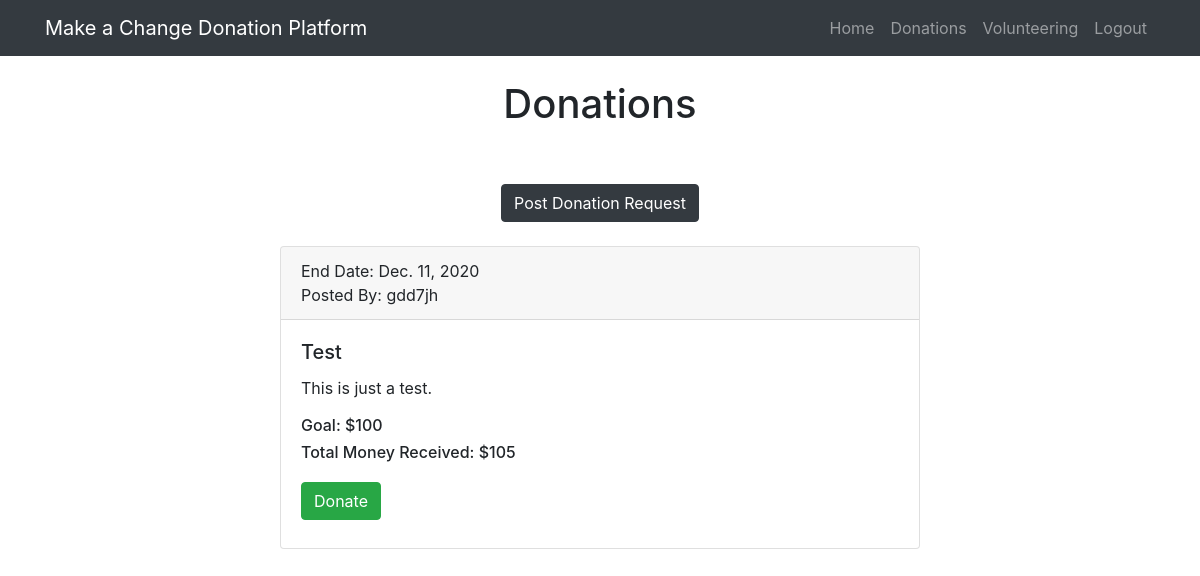
/donationlist/ (signed in), run on the app's committed database.
### donations/models.py (models this page shows, shortened)
class Donation(models.Model):
    name = models.CharField(max_length=50, default = "")
    description = models.CharField(max_length=500, default = "")
    goal = models.IntegerField(default = 0)
    total = models.IntegerField(default = 0)
    end_date = models.DateField(default = datetime.date.today)
    creator = models.CharField(max_length=50, default = "")

### donations/views.py (the view)
# urls.py: path('donationlist/', views.DonationsListView.as_view(), name="donation_list"),
class DonationsListView(generic.ListView):
    template_name = 'donations/donation_list.html'
    context_object_name = 'donation_list'
    def get_queryset(self):
        return Donation.objects.filter(
            end_date__gte=timezone.now(),
        )

### donations/templates/donations/donation_list.html (shortened to what this page needs)
{% extends 'donations/base.html' %}
{% block content %}
<br>
<div class="d-flex justify-content-center"> <h1>Donations</h1> </div>
{% if user.is_authenticated %}
  <br><br>
  <div class="d-flex justify-content-center"> <a class="btn btn-dark" href="/donationform" role="button">Post Donation Request</a> </div>
{% endif %}
<br>
    {% if donation_list %}
        {% for donation in donation_list %}
        <div class="d-flex justify-content-center">
        <div class="card" style="width: 40rem;">
            <div class="card-header">
              <div class='float-left'>
              End Date: {{donation.end_date}} <br>
              Posted By: {{donation.creator}}
              </div>
            </div>
            <div class="card-body">
              <h5 class="card-title">{{donation.name}}</h5>
              <p class="card-text">{{donation.description}}</p>
              <h6>Goal: ${{donation.goal}}</a> <br>
              <h6>Total Money Received: ${{donation.total}}</a>
                <br><br>
                {% if user.is_authenticated %}
                  <a href="{% url 'donations:makedonation' donation.pk %}" class="btn btn-success">Donate</a>
                {% endif %}
              </div>
          </div>
        </div>
        <br>
    {% endfor %}
    {% else %}
      <p>No Donation Requests have been posted yet</p>
	  {% endif %}
<br>
{% endblock %}

### data on the page
Donation: end_date "Dec. 11, 2020", creator "gdd7jh", name "Test", description "This is just a test.", goal "100", total "105"
